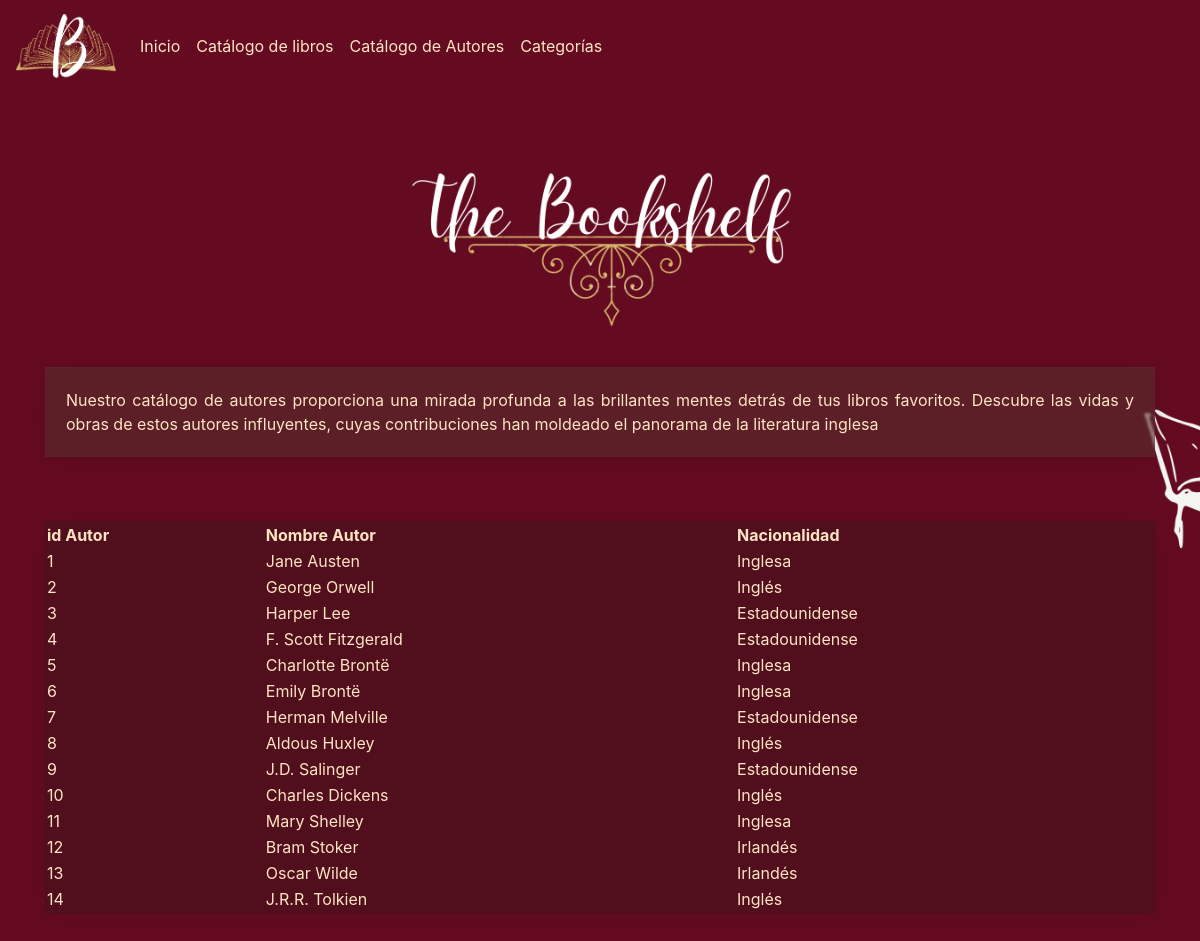
The app's page /catalogo/autores with its own data.
### catalogo/models.py (models this page shows)
class Navbar(models.Model):
    id_navbar = models.AutoField(db_column="idNavbar", primary_key=True)
    nombre = models.CharField(max_length=50)
    url = models.CharField(max_length=100)

class Autor(models.Model):
    id_autor     = models.AutoField(db_column="idAutor", primary_key=True)
    nombre_autor = models.CharField(max_length=100, blank=False, null=False)
    nacionalidad = models.CharField(max_length=100, blank=False, null=False)

### catalogo/views.py (the view)
# urls.py: path('autores', views.autores, name="autores"),
def autores(request):
	Navbars = Navbar.objects.all()
	Autores = Autor.objects.all()
	context = {"Navbars": Navbars,
            "Autores": Autores }
	return render (request, 'catalogo/Autores.html', context)

### catalogo/templates/catalogo/autores.html (shortened to what this page needs)
<!DOCTYPE html>
<html lang="en">
<head>
    <link rel="stylesheet" href="https://cdn.jsdelivr.net/npm/bootstrap@4.6.2/dist/css/bootstrap.min.css">
    <link href="https://unpkg.com/aos@2.3.1/dist/aos.css" rel="stylesheet">
    <link rel="stylesheet" href="https://cdn.datatables.net/2.0.8/css/dataTables.dataTables.css" />
    {% load static %}
    <link rel="stylesheet" href="{% static 'assets/css/estilos.css' %}">
</head>
<body>
    <nav class="navbar navbar-expand-lg navbar-light" >
        <a class="navbar-brand" href="#"><img src="{% static 'assets/images/nav.png' %}" alt="" width="100px" length="200px"></a>
        <div class="collapse navbar-collapse" id="navbarNav">
            <ul class="navbar-nav">
                {% for Navbar in Navbars %}
              <li class="nav-item">
                <a class="nav-link"
                href="{{ Navbar.url }}" style="color: bisque">{{ Navbar.nombre }}</a>
              </li>
              {% endfor %}
              </ul>
        </div>
      </nav>
      <div class="container">
        <div class="row">
            <div class="col lg 6"style="center">
                <h1><img src="{% static 'assets/images/logo.png' %}" alt="" width="400px" length="800px"></h1>
            </div>
        </div>
        <div class="row">
            <div class="col lg-12" data-aos="fade-down" data-aos-easing="linear"data-aos-duration="1500">
                <p>Nuestro catálogo de autores proporciona una mirada profunda a las brillantes mentes detrás de tus libros favoritos. Descubre las vidas y obras de estos autores influyentes, cuyas contribuciones han moldeado el panorama de la literatura inglesa</p>
            </div>
        </div>
    </div>
        <div class="container" >
            <div class="row" >
                <div class="col-lg-12 my-5">
                    <table id="myTable_autores" class="display Glass" style="width:100%" >
                        <thead>
                            <tr>
                                <th>id Autor</th>
                                <th>Nombre Autor</th>
                                <th>Nacionalidad</th>
                            </tr>
                        </thead>
                        <tbody >
                            {% for Autor in Autores %}
                            <tr>
                                <td>{{ Autor.id_autor }}</td>
                                <td>{{ Autor.nombre_autor }}</td>
                                <td>{{ Autor.nacionalidad }}</td>
                            </tr>
                            {% endfor %}
                        </tbody>
                    </table>
                </div>
            </div>
        </div>
<html>

### static/assets/css/estilos.css (style rules this page uses)
h1 { text-align: center; color: bisque; font-weight: 900; }
p { padding: 20px; text-align: justify; color:bisque; background: rgba(87, 45, 45, 0.61); box-shadow: 0 4px 30px rgba(0, 0, 0, 0.1); backdrop-filter: blur(1.1px); -webkit-backdrop-filter: blur(1.1px); border: 1px solid rgba(87, 45, 45, 0.3); }
td,th { color:bisque; text-align: justify; }
tr { color:bisque; text-align: center; }
.Glass { background: rgba(50, 22, 22, 0.37); box-shadow: 0 4px 30px rgba(0, 0, 0, 0.1); backdrop-filter: blur(5px); -webkit-backdrop-filter: blur(5px); border: 1px solid rgba(50, 22, 22, 0.3); }

### records on screen
Navbar: nombre "Inicio"
Navbar: nombre "Catálogo de libros"
Navbar: nombre "Catálogo de Autores"
Navbar: nombre "Categorías"
Autor: id_autor "1", nombre_autor "Jane Austen", nacionalidad "Inglesa"
Autor: id_autor "2", nombre_autor "George Orwell", nacionalidad "Inglés"
Autor: id_autor "3", nombre_autor "Harper Lee", nacionalidad "Estadounidense"
Autor: id_autor "4", nombre_autor "F. Scott Fitzgerald", nacionalidad "Estadounidense"
Autor: id_autor "5", nombre_autor "Charlotte Brontë", nacionalidad "Inglesa"
Autor: id_autor "6", nombre_autor "Emily Brontë", nacionalidad "Inglesa"
Autor: id_autor "7", nombre_autor "Herman Melville", nacionalidad "Estadounidense"
Autor: id_autor "8", nombre_autor "Aldous Huxley", nacionalidad "Inglés"
Autor: id_autor "9", nombre_autor "J.D. Salinger", nacionalidad "Estadounidense"
Autor: id_autor "10", nombre_autor "Charles Dickens", nacionalidad "Inglés"
Autor: id_autor "11", nombre_autor "Mary Shelley", nacionalidad "Inglesa"
Autor: id_autor "12", nombre_autor "Bram Stoker", nacionalidad "Irlandés"
Autor: id_autor "13", nombre_autor "Oscar Wilde", nacionalidad "Irlandés"
Autor: id_autor "14", nombre_autor "J.R.R. Tolkien", nacionalidad "Inglés"
